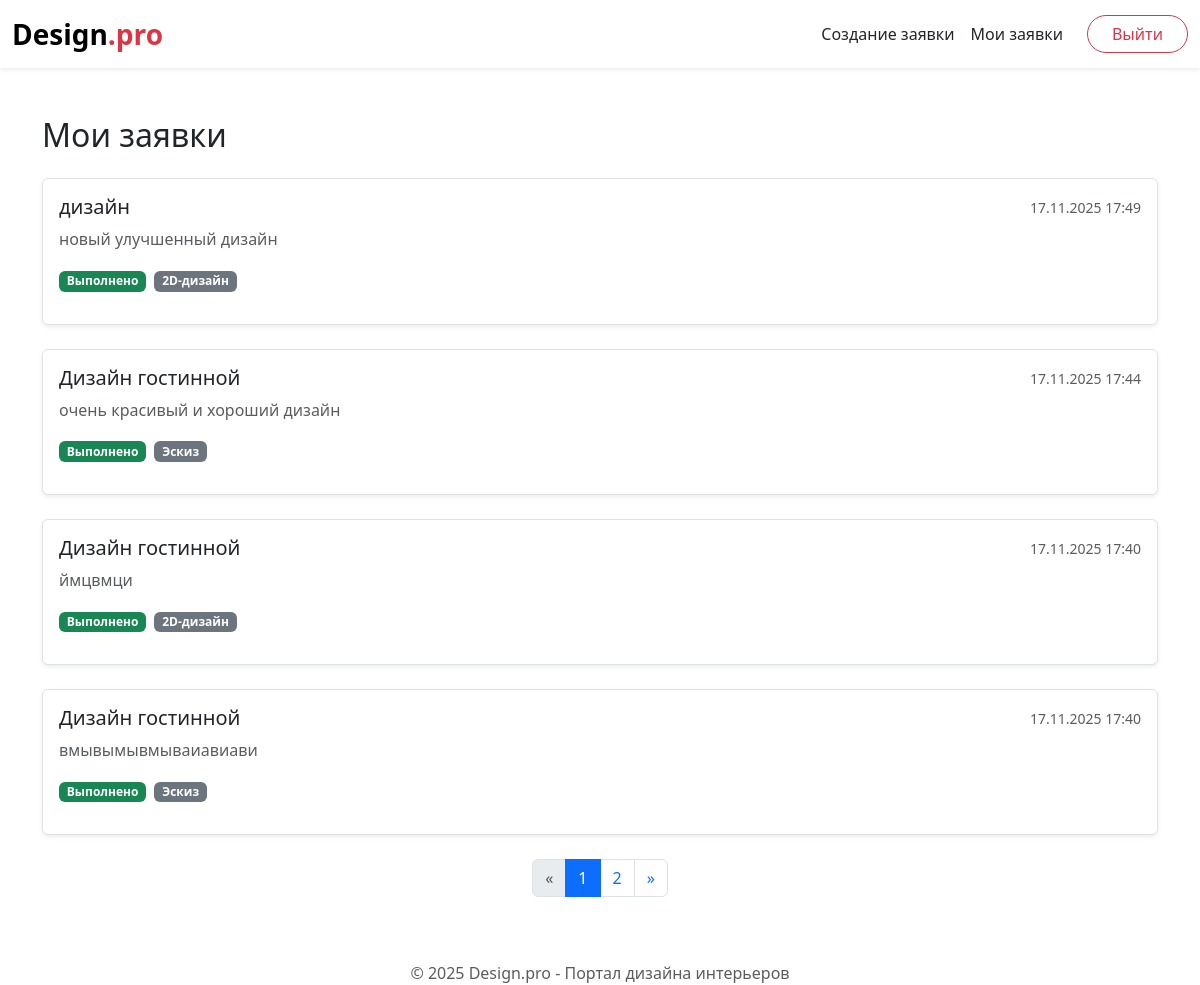
/catalog/user_application/ (signed in), run on the app's committed database.
### catalog/models.py (models this page shows, shortened)
class Application(models.Model):
    STATUS_CHOICES = (
        ('new', 'Новая'),
        ('accepted', 'Принято в работу'),
        ('done', 'Выполнено')
    )
    title = models.CharField(verbose_name='Название')
    description = models.TextField(verbose_name='Описание')
    category = models.ForeignKey('Category', on_delete=models.CASCADE, verbose_name='Категория')
    created_at = models.DateTimeField(auto_now_add=True, verbose_name="Дата создания")
    comment = models.TextField(blank=True, verbose_name="Комментарий")
    img_Application = models.ImageField(upload_to='images/', verbose_name='Изображение', validators=[FileExtensionValidator(allowed_extensions=['jpg', 'jpeg', 'png', 'bmp'])],)
    status = models.CharField(verbose_name='статус', choices = STATUS_CHOICES, default='new',)
    user = models.ForeignKey(CustomerUser, on_delete=models.CASCADE, verbose_name='Пользователь')
    class Meta:
        verbose_name = 'Заявка'
        verbose_name_plural = 'Заявки'
        ordering = ['-created_at']

class Category(models.Model):
    name = models.CharField(max_length=100, verbose_name="Название категории")
    class Meta:
        verbose_name = 'Категория'
        verbose_name_plural = 'Категории'

### catalog/views.py (the view)
# urls.py: path('user_application/', views.user_application, name='user_application')
@login_required
def user_application(request):
    status_filter = request.GET.get('status', '')
    applications = Application.objects.filter(user=request.user)
    if status_filter:
        applications = applications.filter(status = status_filter)
    paginator = Paginator(applications, 4)
    page_number = request.GET.get('page')
    page_obj = paginator.get_page(page_number)
    context = {
        'applications': page_obj,
        'is_paginated': page_obj.has_other_pages(),
        'page_obj': page_obj,
        'status_filter': status_filter,
    }
    return render(request, 'user_application.html', context)

### catalog/templates/user_application.html (shortened to what this page needs)
{% extends "base_generic.html" %}
{% block content %}
    <main class="container py-5">
        <section class="my-applications-section">
            <header class="mb-4">
                <h1 class="h2">Мои заявки</h1>
            </header>
            {% if applications %}
                <div class="row g-4">
                    {% for app in applications %}
                        <div class="col-12">
                            <div class="card shadow-sm border">
                                <div class="card-body">
                                    <div class="d-flex flex-column flex-md-row justify-content-between">
                                        <div class="flex-grow-1">
                                            <h5 class="card-title">{{ app.title }}</h5>
                                            <p class="card-text text-muted">
                                                {{ app.description|truncatewords:15 }}
                                            </p>
                                        </div>
                                        <div class="text-end text-nowrap">
                                            <small class="text-muted">
                                                {{ app.created_at|date:"d.m.Y H:i" }}
                                            </small>
                                        </div>
                                    </div>
                                    <div class="d-flex flex-wrap justify-content-between align-items-center mt-3">
                                        <div>
                                            <p class="badge
                                                {% if app.status == 'new' %}bg-primary
                                                {% elif app.status == 'accepted' %}bg-warning text-dark
                                                {% elif app.status == 'done' %}bg-success
                                                {% endif %}">
                                                {{ app.get_status_display }}
                                            </p>
                                            <p class="badge bg-secondary ms-1">
                                                {{ app.category.name }}
                                            </p>
                                        </div>
                                    </div>
                                </div>
                            </div>
                        </div>
                    {% endfor %}
                </div>
                {% if is_paginated %}
                    <nav aria-label="Page navigation example" class="mt-4">
                        <ul class="pagination pagination-danger justify-content-center">
                            {% if page_obj.has_previous %}
                                <li class="page-item">
                                    <a class="page-link" href="?page={{ page_obj.previous_page_number }}{% if status_filter %}&status={{ status_filter }}{% endif %}" aria-label="Previous">
                                        <span aria-hidden="true">&laquo;</span>
                                    </a>
                                </li>
                            {% else %}
                                <li class="page-item disabled">
                                    <span class="page-link">&laquo;</span>
                                </li>
                            {% endif %}
                            {% for num in page_obj.paginator.page_range %}
                                {% if page_obj.number == num %}
                                    <li class="page-item active">
                                        <span class="page-link">{{ num }}</span>
                                    </li>
                                {% else %}
                                    <li class="page-item">
                                        <a class="page-link" href="?page={{ num }}{% if status_filter %}&status={{ status_filter }}{% endif %}">{{ num }}</a>
                                    </li>
                                {% endif %}
                            {% endfor %}
                            {% if page_obj.has_next %}
                                <li class="page-item">
                                    <a class="page-link" href="?page={{ page_obj.next_page_number }}{% if status_filter %}&status={{ status_filter }}{% endif %}" aria-label="Next">
                                        <span aria-hidden="true">&raquo;</span>
                                    </a>
                                </li>
                            {% else %}
                                <li class="page-item disabled">
                                    <span class="page-link">&raquo;</span>
                                </li>
                            {% endif %}
                        </ul>
                    </nav>
                {% endif %}
            {% endif %}
        </section>
    </main>
{% endblock %}

### data on the page
Application: title "дизайн", description "новый улучшенный дизайн", created_at "17.11.2025 17:49", status "Выполнено", category.name "2D-дизайн"
Application: title "Дизайн гостинной", description "очень красивый и хороший дизайн", created_at "17.11.2025 17:44", status "Выполнено", category.name "Эскиз"
Application: title "Дизайн гостинной", description "ймцвмци", created_at "17.11.2025 17:40", status "Выполнено", category.name "2D-дизайн"
Application: title "Дизайн гостинной", description "вмывымывмываиавиави", created_at "17.11.2025 17:40", status "Выполнено", category.name "Эскиз"

### other printed values
{{ num }} "1"
{{ num }} "2"
